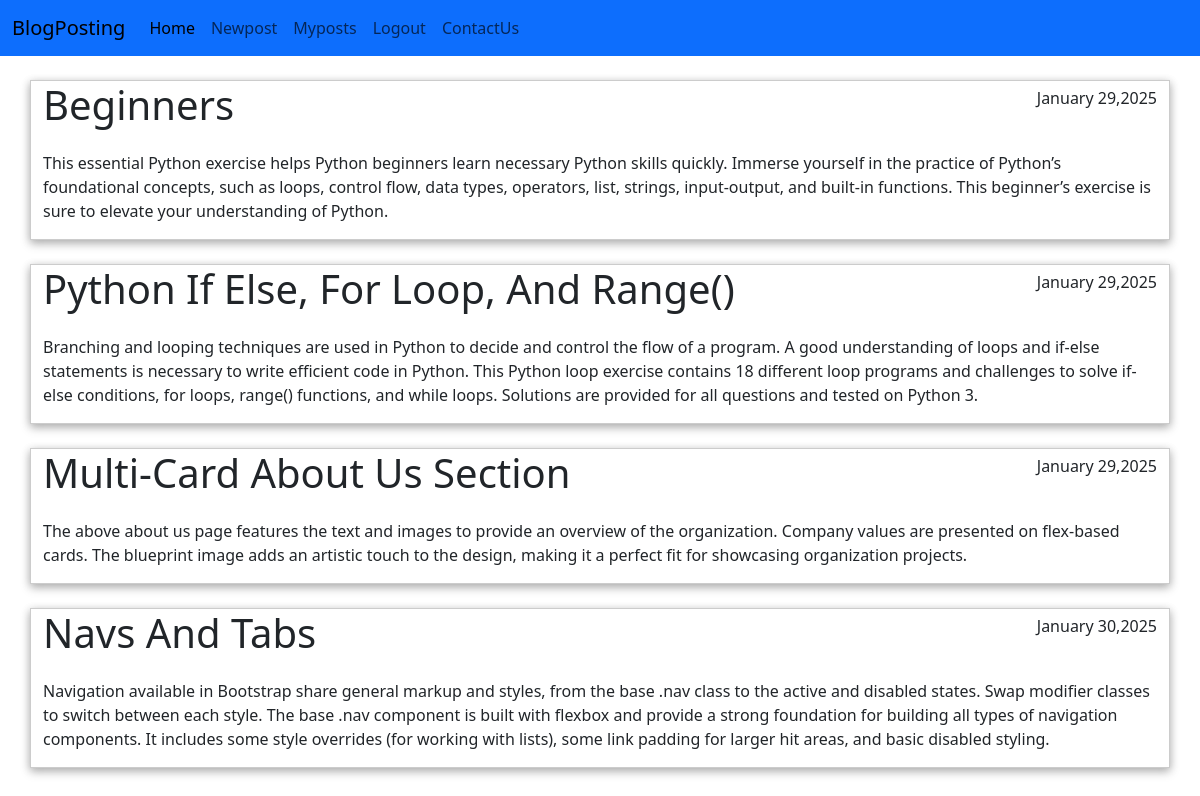
The page /home on the database its author committed.
### blogapp/models.py (models this page shows, shortened)
class Posts(models.Model):
    title=models.CharField(max_length=1000)
    content=models.CharField(max_length=100000)
    date=models.DateTimeField(default=timezone.now,blank=True,null=True)
    author = models.ForeignKey(User,on_delete=models.CASCADE,null=True)

### blogapp/views.py (the view)
# urls.py: 2. Add a URL to urlpatterns:  path('', views.home, name='home')
def home(request):
    context={
        "posts":Posts.objects.all()
    }
    return render(request,'homepage.html',context)

### blogapp/templates/homepage.html (shortened to what this page needs)
{% extends 'base.html' %}
{%load static %}
{% block css %}<link rel="stylesheet" type="" href='{% static "post.css" %}'>{%endblock css%}
{% block body %}
<nav class="navbar navbar-expand-lg bg-primary">
    <div class="container-fluid">
      <a class="navbar-brand" href="#">BlogPosting</a>
      <div class="collapse navbar-collapse" id="navbarSupportedContent">
        <ul class="navbar-nav me-auto mb-2 mb-lg-0">
          <li class="nav-item">
            <a class="nav-link active" aria-current="page" href="/home">Home</a>
          </li>
          <li class="nav-item">
            <a class="nav-link" href="/newpost">Newpost</a>
          </li>
          <li class="nav-item">
            <a class="nav-link" href="/myposts">Myposts</a>
          </li>
          <a class="nav-link" href="{% url 'signout' %}">Logout</a>
        <a class="nav-link" href="{% url 'contact' %}">ContactUs</a>
        </ul>
      </div>
    </div>
  </nav>
  {% for post in posts %}
  <div class="container-lg mt-4 post-div">
    <h1 class="title">{{post.title}}</h1>
    <h6 class="date">{{post.date|date:"F d,Y"}}</h6>
    <p class="post-content">{{post.content}}</p>
  </div>
  {% endfor %}
{%endblock body%}

### blogapp/templates/base.html (shortened to what this page needs)
<!DOCTYPE html>
<html lang="en">
<head>
    <link href="https://cdn.jsdelivr.net/npm/bootstrap@5.3.3/dist/css/bootstrap.min.css" rel="stylesheet">
     {% block css %}{% endblock css %}
</head>
<body>
    {%block body %}{%endblock body %}
</body>
</html>

### blogapp/static/post.css (style rules this page uses)
body { margin: 0px; padding: 0px; box-sizing: content-box; }
.title { text-align: left; float: left; text-transform: capitalize; }
.date { text-align: right; float: right; margin-top: 8px; }
.post-div { border: 1px solid rgb(0, 0, 0,0.2); box-shadow: 0 2px 8px 0 rgba(0, 0, 0, 0.2), 0 4px 10px 0 rgba(0, 0, 0, 0.19); }
.post-content { margin-top: 70px; }

### rows shown on the page
Posts: title "Beginners", date "January 29,2025", content "This essential Python exercise helps Python beginners learn necessary Python skills quickly. Immerse yourself in the practice of Python’s foundational concepts, such as loops, control flow, data types, operators, list, strings, input-output, and built-in functions. This beginner’s exercise is sure to elevate your understanding of Python."
Posts: title "Python If Else, For Loop, And Range()", date "January 29,2025", content "Branching and looping techniques are used in Python to decide and control the flow of a program. A good understanding of loops and if-else statements is necessary to write efficient code in Python. This Python loop exercise contains 18 different loop programs and challenges to solve if-else conditions, for loops, range() functions, and while loops. Solutions are provided for all questions and tested on Python 3."
Posts: title "Multi-Card About Us Section", date "January 29,2025", content "The above about us page features the text and images to provide an overview of the organization. Company values are presented on flex-based cards. The blueprint image adds an artistic touch to the design, making it a perfect fit for showcasing organization projects."
Posts: title "Navs And Tabs", date "January 30,2025", content "Navigation available in Bootstrap share general markup and styles, from the base .nav class to the active and disabled states. Swap modifier classes to switch between each style. The base .nav component is built with flexbox and provide a strong foundation for building all types of navigation components. It includes some style overrides (for working with lists), some link padding for larger hit areas, and basic disabled styling."
